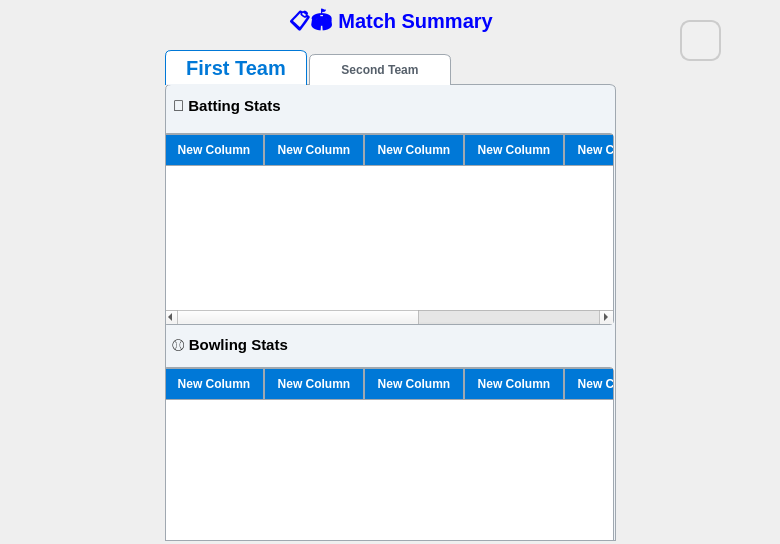
<?xml version="1.0" encoding="UTF-8"?>
<ui version="4.0">
 <class>MatchSummaryScreen</class>
 <widget class="QWidget" name="MatchSummaryScreen">
  <property name="geometry">
   <rect>
    <x>0</x>
    <y>0</y>
    <width>780</width>
    <height>544</height>
   </rect>
  </property>
  <property name="windowTitle">
   <string>Form</string>
  </property>
  <property name="styleSheet">
   <string notr="true">#MatchSummaryScreen {
    background-image: url(&quot;:/images/summarybackground.png&quot;);
    background-repeat: no-repeat;
    background-position: center center;
}</string>
  </property>
  <widget class="QTabWidget" name="tabWidget">
   <property name="geometry">
    <rect>
     <x>165</x>
     <y>50</y>
     <width>451</width>
     <height>491</height>
    </rect>
   </property>
   <property name="font">
    <font>
     <bold>true</bold>
    </font>
   </property>
   <property name="styleSheet">
    <string notr="true">QTabWidget::pane {
    border: 1px solid #A0A8B0;
    background: #F0F4F8;
    border-top-left-radius: 6px;
	font-size:20px;
    border-top-right-radius: 6px;
    top: -1px;
}

/* Remove default base under the tabs */
QTabBar {
    qproperty-drawBase: 0;
}

/* Unselected tabs */
QTabBar::tab {
    background: #FFFFFF;
    color: #555F6A;
    padding: 8px 20px;
    margin-right: 2px;
    border: 1px solid #A0A8B0;
    border-bottom: none;
    border-top-left-radius: 6px;
    border-top-right-radius: 6px;
    min-width: 100px;
}

/* Hover state */
QTabBar::tab:hover {
    background: #E4E9EF;
}

/* Selected tab */
QTabBar::tab:selected {
    background: #FFFFFF;
    color: #0078D7;
	 font-size:20px;
    border-color: #0078D7;
    border-bottom: 1px solid #F0F4F8; /* blend into pane */
    font-weight: bold;
}

/* Push down unselected tabs slightly */
QTabBar::tab:!selected {
    margin-top: 4px;
}

</string>
   </property>
   <property name="currentIndex">
    <number>0</number>
   </property>
   <widget class="QWidget" name="tab">
    <attribute name="title">
     <string>First Team</string>
    </attribute>
    <widget class="QTableWidget" name="tableBatting">
     <property name="geometry">
      <rect>
       <x>-3</x>
       <y>48</y>
       <width>451</width>
       <height>192</height>
      </rect>
     </property>
     <property name="styleSheet">
      <string notr="true">/* ====== QTableWidget Styling ====== */

/* The overall table */
QTableWidget {
    background: #FFFFFF;
    gridline-color: #D1D9E6;
    alternate-background-color: #F7F9FC;
    selection-background-color: #CCE4FF;
    selection-color: #004A9F;
    border: 1px solid #A0A8B0;
    border-radius: 4px;
}

/* Header sections */
QHeaderView::section {
    background: #0078D7;
    color: #FFFFFF;
    padding: 6px;
    border: 1px solid #A0A8B0;
    font-weight: bold;
}

/* Vertical headers (if used) */
QHeaderView::vertical-header {
    background: #F0F4F8;
    border: 1px solid #A0A8B0;
}

/* Table cells */
QTableWidget::item {
    padding: 4px;
}

/* Remove focus rectangle except on selected cells */
QTableWidget QTableCornerButton::section {
    background: #0078D7;
    border: 1px solid #A0A8B0;
}

/* Scrollbar styling (optional) */
QScrollBar:vertical {
    background: #F0F4F8;
    width: 12px;
    margin: 0px 0px 0px 0px;
    border: none;
}
QScrollBar::handle:vertical {
    background: #A0A8B0;
    min-height: 20px;
    border-radius: 6px;
}
QScrollBar::handle:vertical:hover {
    background: #888F97;
}
QScrollBar::add-line:vertical,
QScrollBar::sub-line:vertical {
    height: 0;  /* hide arrows */
}</string>
     </property>
     <column>
      <property name="text">
       <string>New Column</string>
      </property>
     </column>
     <column>
      <property name="text">
       <string>New Column</string>
      </property>
     </column>
     <column>
      <property name="text">
       <string>New Column</string>
      </property>
     </column>
     <column>
      <property name="text">
       <string>New Column</string>
      </property>
     </column>
     <column>
      <property name="text">
       <string>New Column</string>
      </property>
     </column>
     <column>
      <property name="text">
       <string>New Column</string>
      </property>
     </column>
     <column>
      <property name="text">
       <string>New Column</string>
      </property>
     </column>
    </widget>
    <widget class="QTableWidget" name="tableBowling">
     <property name="geometry">
      <rect>
       <x>-3</x>
       <y>282</y>
       <width>451</width>
       <height>192</height>
      </rect>
     </property>
     <property name="styleSheet">
      <string notr="true">/* ====== QTableWidget Styling ====== */

/* The overall table */
QTableWidget {
    background: #FFFFFF;
    gridline-color: #D1D9E6;
    alternate-background-color: #F7F9FC;
    selection-background-color: #CCE4FF;
    selection-color: #004A9F;
    border: 1px solid #A0A8B0;
    border-radius: 4px;
}

/* Header sections */
QHeaderView::section {
    background: #0078D7;
    color: #FFFFFF;
    padding: 6px;
    border: 1px solid #A0A8B0;
    font-weight: bold;
}

/* Vertical headers (if used) */
QHeaderView::vertical-header {
    background: #F0F4F8;
    border: 1px solid #A0A8B0;
}

/* Table cells */
QTableWidget::item {
    padding: 4px;
}

/* Remove focus rectangle except on selected cells */
QTableWidget QTableCornerButton::section {
    background: #0078D7;
    border: 1px solid #A0A8B0;
}

/* Scrollbar styling (optional) */
QScrollBar:vertical {
    background: #F0F4F8;
    width: 12px;
    margin: 0px 0px 0px 0px;
    border: none;
}
QScrollBar::handle:vertical {
    background: #A0A8B0;
    min-height: 20px;
    border-radius: 6px;
}
QScrollBar::handle:vertical:hover {
    background: #888F97;
}
QScrollBar::add-line:vertical,
QScrollBar::sub-line:vertical {
    height: 0;  /* hide arrows */
}</string>
     </property>
     <column>
      <property name="text">
       <string>New Column</string>
      </property>
     </column>
     <column>
      <property name="text">
       <string>New Column</string>
      </property>
     </column>
     <column>
      <property name="text">
       <string>New Column</string>
      </property>
     </column>
     <column>
      <property name="text">
       <string>New Column</string>
      </property>
     </column>
     <column>
      <property name="text">
       <string>New Column</string>
      </property>
     </column>
     <column>
      <property name="text">
       <string>New Column</string>
      </property>
     </column>
    </widget>
    <widget class="QLabel" name="label_2">
     <property name="geometry">
      <rect>
       <x>7</x>
       <y>10</y>
       <width>131</width>
       <height>21</height>
      </rect>
     </property>
     <property name="font">
      <font>
       <pointsize>-1</pointsize>
       <bold>true</bold>
      </font>
     </property>
     <property name="styleSheet">
      <string notr="true">QLabel{
font-size:15px;


}</string>
     </property>
     <property name="text">
      <string>🏏 Batting Stats</string>
     </property>
    </widget>
    <widget class="QLabel" name="label_3">
     <property name="geometry">
      <rect>
       <x>6</x>
       <y>249</y>
       <width>131</width>
       <height>21</height>
      </rect>
     </property>
     <property name="font">
      <font>
       <pointsize>-1</pointsize>
       <bold>true</bold>
      </font>
     </property>
     <property name="styleSheet">
      <string notr="true">QLabel{
font-size:15px;


}</string>
     </property>
     <property name="text">
      <string>⚾ Bowling Stats</string>
     </property>
    </widget>
   </widget>
   <widget class="QWidget" name="tab_2">
    <attribute name="title">
     <string>Second Team</string>
    </attribute>
    <widget class="QTableWidget" name="tableBowling2">
     <property name="geometry">
      <rect>
       <x>-2</x>
       <y>282</y>
       <width>451</width>
       <height>192</height>
      </rect>
     </property>
     <property name="styleSheet">
      <string notr="true">/* ====== QTableWidget Styling ====== */

/* The overall table */
QTableWidget {
    background: #FFFFFF;
    gridline-color: #D1D9E6;
    alternate-background-color: #F7F9FC;
    selection-background-color: #CCE4FF;
    selection-color: #004A9F;
    border: 1px solid #A0A8B0;
    border-radius: 4px;
}

/* Header sections */
QHeaderView::section {
    background: #0078D7;
    color: #FFFFFF;
    padding: 6px;
    border: 1px solid #A0A8B0;
    font-weight: bold;
}

/* Vertical headers (if used) */
QHeaderView::vertical-header {
    background: #F0F4F8;
    border: 1px solid #A0A8B0;
}

/* Table cells */
QTableWidget::item {
    padding: 4px;
}

/* Remove focus rectangle except on selected cells */
QTableWidget QTableCornerButton::section {
    background: #0078D7;
    border: 1px solid #A0A8B0;
}

/* Scrollbar styling (optional) */
QScrollBar:vertical {
    background: #F0F4F8;
    width: 12px;
    margin: 0px 0px 0px 0px;
    border: none;
}
QScrollBar::handle:vertical {
    background: #A0A8B0;
    min-height: 20px;
    border-radius: 6px;
}
QScrollBar::handle:vertical:hover {
    background: #888F97;
}
QScrollBar::add-line:vertical,
QScrollBar::sub-line:vertical {
    height: 0;  /* hide arrows */
}</string>
     </property>
     <column>
      <property name="text">
       <string>New Column</string>
      </property>
     </column>
     <column>
      <property name="text">
       <string>New Column</string>
      </property>
     </column>
     <column>
      <property name="text">
       <string>New Column</string>
      </property>
     </column>
     <column>
      <property name="text">
       <string>New Column</string>
      </property>
     </column>
     <column>
      <property name="text">
       <string>New Column</string>
      </property>
     </column>
     <column>
      <property name="text">
       <string>New Column</string>
      </property>
     </column>
    </widget>
    <widget class="QLabel" name="label_4">
     <property name="geometry">
      <rect>
       <x>8</x>
       <y>10</y>
       <width>131</width>
       <height>21</height>
      </rect>
     </property>
     <property name="font">
      <font>
       <pointsize>-1</pointsize>
       <bold>true</bold>
      </font>
     </property>
     <property name="styleSheet">
      <string notr="true">QLabel{
font-size:15px;


}</string>
     </property>
     <property name="text">
      <string>🏏 Batting Stats</string>
     </property>
    </widget>
    <widget class="QTableWidget" name="tableBatting2">
     <property name="geometry">
      <rect>
       <x>-2</x>
       <y>48</y>
       <width>451</width>
       <height>192</height>
      </rect>
     </property>
     <property name="styleSheet">
      <string notr="true">/* ====== QTableWidget Styling ====== */

/* The overall table */
QTableWidget {
    background: #FFFFFF;
    gridline-color: #D1D9E6;
    alternate-background-color: #F7F9FC;
    selection-background-color: #CCE4FF;
    selection-color: #004A9F;
    border: 1px solid #A0A8B0;
    border-radius: 4px;
}

/* Header sections */
QHeaderView::section {
    background: #0078D7;
    color: #FFFFFF;
    padding: 6px;
    border: 1px solid #A0A8B0;
    font-weight: bold;
}

/* Vertical headers (if used) */
QHeaderView::vertical-header {
    background: #F0F4F8;
    border: 1px solid #A0A8B0;
}

/* Table cells */
QTableWidget::item {
    padding: 4px;
}

/* Remove focus rectangle except on selected cells */
QTableWidget QTableCornerButton::section {
    background: #0078D7;
    border: 1px solid #A0A8B0;
}

/* Scrollbar styling (optional) */
QScrollBar:vertical {
    background: #F0F4F8;
    width: 12px;
    margin: 0px 0px 0px 0px;
    border: none;
}
QScrollBar::handle:vertical {
    background: #A0A8B0;
    min-height: 20px;
    border-radius: 6px;
}
QScrollBar::handle:vertical:hover {
    background: #888F97;
}
QScrollBar::add-line:vertical,
QScrollBar::sub-line:vertical {
    height: 0;  /* hide arrows */
}</string>
     </property>
     <column>
      <property name="text">
       <string>New Column</string>
      </property>
     </column>
     <column>
      <property name="text">
       <string>New Column</string>
      </property>
     </column>
     <column>
      <property name="text">
       <string>New Column</string>
      </property>
     </column>
     <column>
      <property name="text">
       <string>New Column</string>
      </property>
     </column>
     <column>
      <property name="text">
       <string>New Column</string>
      </property>
     </column>
     <column>
      <property name="text">
       <string>New Column</string>
      </property>
     </column>
     <column>
      <property name="text">
       <string>New Column</string>
      </property>
     </column>
    </widget>
    <widget class="QLabel" name="label_5">
     <property name="geometry">
      <rect>
       <x>7</x>
       <y>249</y>
       <width>131</width>
       <height>21</height>
      </rect>
     </property>
     <property name="font">
      <font>
       <pointsize>-1</pointsize>
       <bold>true</bold>
      </font>
     </property>
     <property name="styleSheet">
      <string notr="true">QLabel{
font-size:15px;


}</string>
     </property>
     <property name="text">
      <string>⚾ Bowling Stats</string>
     </property>
    </widget>
   </widget>
  </widget>
  <widget class="QLabel" name="label">
   <property name="geometry">
    <rect>
     <x>289</x>
     <y>8</y>
     <width>221</width>
     <height>31</height>
    </rect>
   </property>
   <property name="font">
    <font>
     <pointsize>-1</pointsize>
     <bold>true</bold>
    </font>
   </property>
   <property name="styleSheet">
    <string notr="true">QLabel{
font-size:20px;
color:blue;
}</string>
   </property>
   <property name="text">
    <string>📋🏟️ Match Summary</string>
   </property>
  </widget>
  <widget class="QPushButton" name="btnBackToHome">
   <property name="geometry">
    <rect>
     <x>680</x>
     <y>20</y>
     <width>41</width>
     <height>41</height>
    </rect>
   </property>
   <property name="styleSheet">
    <string notr="true">QPushButton{
    background-color: #f0f0f0;
    border: 2px solid #ccc;
    border-radius: 10px;
    padding: 5px;
}

QPushButton:hover {
    background-color: #e0f7ff;
    border: 2px solid #00aaff;
   
}</string>
   </property>
   <property name="text">
    <string/>
   </property>
   <property name="iconSize">
    <size>
     <width>32</width>
     <height>32</height>
    </size>
   </property>
  </widget>
 </widget>
 <resources/>
 <connections/>
</ui>
